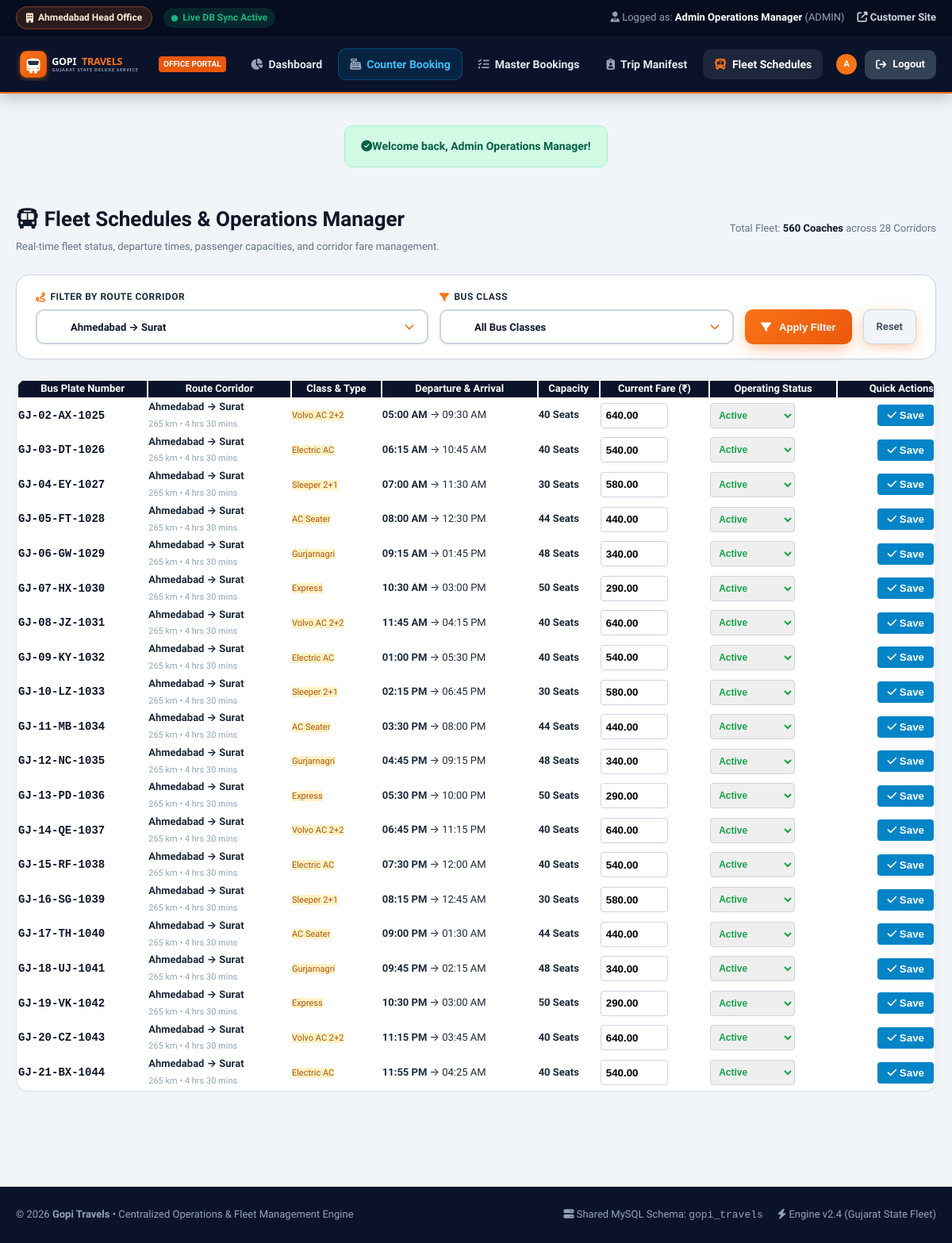
The app's page /admin/buses.php?route_id=1 (signed in) with its own data.
### tables this page shows
CREATE TABLE `buses` (
  `id` INT AUTO_INCREMENT PRIMARY KEY,
  `bus_number` VARCHAR(30) NOT NULL UNIQUE,
  `route_id` INT NOT NULL,
  `bus_class` ENUM('Express', 'Gurjarnagri', 'Sleeper 2+1', 'AC Seater', 'Volvo AC 2+2', 'Electric AC') NOT NULL,
  `total_seats` INT NOT NULL DEFAULT 40,
  `fare` DECIMAL(10, 2) NOT NULL,
  `departure_time` TIME NOT NULL,
  `arrival_time` TIME NOT NULL,
  `is_ac` TINYINT(1) DEFAULT 0,
  `is_sleeper` TINYINT(1) DEFAULT 0,
  `amenities` TEXT DEFAULT NULL,
  `status` ENUM('Active', 'Maintenance', 'Cancelled') DEFAULT 'Active',
  `created_at` TIMESTAMP DEFAULT CURRENT_TIMESTAMP,
  FOREIGN KEY (`route_id`) REFERENCES `routes`(`id`) ON DELETE CASCADE,
  INDEX (`route_id`),
  INDEX (`bus_class`)
);

CREATE TABLE `routes` (
  `id` INT AUTO_INCREMENT PRIMARY KEY,
  `source_city` VARCHAR(100) NOT NULL,
  `destination_city` VARCHAR(100) NOT NULL,
  `distance_km` INT NOT NULL,
  `estimated_time` VARCHAR(50) NOT NULL,
  `via_cities` VARCHAR(255) DEFAULT NULL,
  `created_at` TIMESTAMP DEFAULT CURRENT_TIMESTAMP,
  INDEX (`source_city`),
  INDEX (`destination_city`)
);

### admin/buses.php (the view, shortened to what this page needs)
<?php
require_once __DIR__ . '/includes/header.php';
$pdo = get_db_connection();
$routeFilter = isset($_GET['route_id']) ? (int)$_GET['route_id'] : 0;
$routes = [];
$buses = [];
if ($pdo) {
    $routesStmt = $pdo->query("SELECT id, source_city, destination_city FROM routes ORDER BY source_city, destination_city");
    $routes = $routesStmt->fetchAll();
    $sql = "SELECT b.*, r.source_city, r.destination_city, r.distance_km, r.estimated_time
            FROM buses b
            JOIN routes r ON b.route_id = r.id
            WHERE 1=1";
    $params = [];
    if ($routeFilter > 0) {
        $sql .= " AND b.route_id = ?";
        $params[] = $routeFilter;
    }
    $sql .= " ORDER BY r.source_city, r.destination_city, b.departure_time ASC LIMIT 100";
    $stmt = $pdo->prepare($sql);
    $stmt->execute($params);
    $buses = $stmt->fetchAll();
}
?>
<div class="container-fluid" style="max-width: 1440px; margin: 30px auto 60px; padding: 0 20px;">
    <div style="display: flex; justify-content: space-between; align-items: center; margin-bottom: 24px;">
        <div>
            <h1 style="font-size: 26px; font-weight: 900; color: #0f172a; margin-bottom: 4px;">
                <i class="fas fa-bus text-primary me-2"></i> Fleet Schedules & Operations Manager
            </h1>
            <p style="color: #64748b; font-size: 13px;">
                Real-time fleet status, departure times, passenger capacities, and corridor fare management.
            </p>
        </div>
        <div style="font-size: 13px; color: #64748b;">
            Total Fleet: <strong style="color:#0f172a;">560 Coaches</strong> across 28 Corridors
        </div>
    </div>
    <div style="background: #ffffff; border: 1px solid #cbd5e1; border-radius: var(--radius-lg); padding: 18px 24px; box-shadow: var(--shadow-sm); margin-bottom: 24px;">
        <form action="buses.php" method="GET" style="display: grid; grid-template-columns: 2fr 1.5fr auto auto; gap: 14px; align-items: end;">
            <div class="form-group-custom">
                <label class="form-label-custom"><i class="fas fa-route"></i> Filter by Route Corridor</label>
                <select name="route_id" class="form-control-custom" style="height: 44px; font-size: 13px;">
                    <?php foreach ($routes as $r): ?>
                        <option value="<?= $r['id']; ?>" <?= $r['id'] === $routeFilter ? 'selected' : ''; ?>>
                            <?= htmlspecialchars($r['source_city']); ?> &rarr; <?= htmlspecialchars($r['destination_city']); ?>
                        </option>
                    <?php endforeach; ?>
                </select>
            </div>
            <div class="form-group-custom">
                <label class="form-label-custom"><i class="fas fa-filter"></i> Bus Class</label>
                <select name="class" class="form-control-custom" style="height: 44px; font-size: 13px;">
                    <option value="">All Bus Classes</option>
                </select>
            </div>
            <button type="submit" class="btn-search-bus" style="height: 44px; padding: 0 20px; font-size: 13px;">
                <i class="fas fa-filter me-1"></i> Apply Filter
            </button>
            <a href="buses.php" class="btn-nav-primary" style="background:#f1f5f9; color:#475569; border:1px solid #cbd5e1; height:44px; display:inline-flex; align-items:center; padding:0 16px; font-size:13px;">
                Reset
            </a>
        </form>
    </div>
    <div style="background: #ffffff; border: 1px solid #e2e8f0; border-radius: var(--radius-lg); box-shadow: var(--shadow-sm); overflow: hidden;">
        <div style="overflow-x: auto;">
            <table class="table-custom" style="width: 100%; font-size: 13px;">
                <thead>
                    <tr style="background: #0b132b; color: #ffffff;">
                        <th>Bus Plate Number</th>
                        <th>Route Corridor</th>
                        <th>Class & Type</th>
                        <th>Departure & Arrival</th>
                        <th>Capacity</th>
                        <th>Current Fare (₹)</th>
                        <th>Operating Status</th>
                        <th style="text-align: right;">Quick Actions</th>
                    </tr>
                </thead>
                <tbody>
                    <?php if (empty($buses)): ?>
                        <tr>
                            <td colspan="8" style="text-align: center; padding: 30px; color: #94a3b8;">
                                No buses found matching the selected filter.
                            </td>
                        </tr>
                    <?php else: ?>
                        <?php foreach ($buses as $bus): ?>
                            <tr>
                                <td>
                                    <strong style="color: #0f172a; font-family: monospace; font-size: 14px;"><?= htmlspecialchars($bus['bus_number']); ?></strong>
                                </td>
                                <td>
                                    <strong><?= htmlspecialchars($bus['source_city']); ?> &rarr; <?= htmlspecialchars($bus['destination_city']); ?></strong><br>
                                    <span style="font-size: 11px; color: #94a3b8;"><?= $bus['distance_km']; ?> km &bull; <?= $bus['estimated_time']; ?></span>
                                </td>
                                <td>
                                    <span class="badge badge-express" style="font-size: 11px;"><?= htmlspecialchars($bus['bus_class']); ?></span>
                                </td>
                                <td>
                                    <strong><?= date('h:i A', strtotime($bus['departure_time'])); ?></strong> &rarr; <?= date('h:i A', strtotime($bus['arrival_time'])); ?>
                                </td>
                                <td>
                                    <strong><?= $bus['total_seats']; ?> Seats</strong>
                                </td>
                                <form action="buses.php" method="POST">
                                    <td>
                                        <input type="number" name="fare" value="<?= $bus['fare']; ?>" step="5" min="50" style="width: 85px; height: 32px; padding: 2px 6px; border: 1px solid #cbd5e1; border-radius: 4px; font-weight: 700;">
                                    </td>
                                    <td>
                                        <select name="status" style="height: 32px; padding: 2px 6px; border: 1px solid #cbd5e1; border-radius: 4px; font-size: 12px; font-weight: 700; <?= $bus['status'] === 'Active' ? 'color:#16a34a;' : ($bus['status'] === 'Maintenance' ? 'color:#d97706;' : 'color:#dc2626;'); ?>">
                                            <option value="Active" <?= $bus['status'] === 'Active' ? 'selected' : ''; ?>>Active</option>
                                        </select>
                                    </td>
                                    <td style="text-align: right;">
                                        <button type="submit" name="update_bus_status" value="1" class="btn-sm" style="background:#0284c7; color:#fff; border:none; padding:6px 12px; border-radius:4px; font-weight:700; cursor:pointer;" title="Save Status & Fare">
                                            <i class="fas fa-check me-1"></i> Save
                                        </button>
                                    </td>
                                </form>
                            </tr>
                        <?php endforeach; ?>
                    <?php endif; ?>
                </tbody>
            </table>
        </div>
    </div>
</div>
<?php require_once __DIR__ . '/includes/footer.php'; ?>

### assets/css/style.css (style rules this page uses)
:root { --primary: #f97316; --primary-dark: #ea580c; --primary-light: #ffedd5; --secondary: #0b132b; --secondary-light: #1c2541; --accent: #10b981; --accent-gold: #f59e0b; --accent-red: #ef4444; --accent-pink: #ec4899; --accent-blue: #0284c7; --accent-purple: #8b5cf6; --bg-main: #f8fafc; --bg-card: #ffffff; --bg-dark: #0f172a; --bg-dark-card: #1e293b; --text-main: #1e293b; --text-muted: #64748b; --text-light: #f8fafc; --text-dark: #0f172a; --border-light: #e2e8f0; --border-dark: rgba(255, 255, 255, 0.1); --shadow-sm: 0 1px 2px 0 rgba(0, 0, 0, 0.05); --shadow-md: 0 4px 6px -1px rgba(0, 0, 0, 0.1), 0 2px 4px -1px rgba(0, 0, 0, 0.06); --shadow-lg: 0 10px 15px -3px rgba(0, 0, 0, 0.1), 0 4px 6px -2px rgba(0, 0, 0, 0.05); --shadow-xl: 0 20px 25px -5px rgba(0, 0, 0, 0.1), 0 10px 10px -5px rgba(0, 0, 0, 0.04); --shadow-glow: 0 0 20px rgba(249, 115, 22, 0.35); --radius-sm: 6px; --radius-md: 10px; --radius-lg: 16px; --radius-xl: 24px; --radius-full: 9999px; --font-main: 'Plus Jakarta Sans', -apple-system, BlinkMacSystemFont, 'Segoe UI', Roboto, sans-serif; --transition-fast: all 0.2s cubic-bezier(0.4, 0, 0.2, 1); --transition-normal: all 0.3s cubic-bezier(0.4, 0, 0.2, 1); --transition-slow: all 0.5s cubic-bezier(0.4, 0, 0.2, 1); }
*, *::before, *::after { box-sizing: border-box; margin: 0; padding: 0; }
html { scroll-behavior: smooth; }
body { font-family: var(--font-main); background-color: var(--bg-main); color: var(--text-main); line-height: 1.6; overflow-x: hidden; min-height: 100vh; display: flex; flex-direction: column; }
a { color: inherit; text-decoration: none; transition: var(--transition-fast); }
.container-fluid { width: 100%; padding: 0 20px; }
.btn-nav-primary { background: linear-gradient(135deg, var(--primary), var(--primary-dark)); color: #ffffff; font-weight: 700; font-size: 14px; padding: 10px 18px; border-radius: var(--radius-md); display: inline-flex; align-items: center; gap: 8px; border: none; cursor: pointer; box-shadow: 0 4px 14px rgba(249, 115, 22, 0.35); transition: var(--transition-fast); }
.form-group-custom { display: flex; flex-direction: column; gap: 6px; text-align: left; position: relative; }
.form-label-custom { font-size: 12px; font-weight: 800; color: #1e293b; text-transform: uppercase; letter-spacing: 0.5px; display: flex; align-items: center; gap: 6px; }
.form-label-custom i { color: var(--primary); }
.form-control-custom { width: 100%; height: 52px; padding: 10px 14px 10px 42px; border: 2px solid #cbd5e1; border-radius: var(--radius-md); font-size: 15px; font-weight: 700; color: #0f172a; background-color: #ffffff; transition: var(--transition-fast); font-family: inherit; box-shadow: 0 1px 3px rgba(0, 0, 0, 0.05); }
select.form-control-custom { cursor: pointer; appearance: none; -webkit-appearance: none; -moz-appearance: none; background-repeat: no-repeat; background-position: right 14px center; background-size: 16px; padding-right: 38px; }
.btn-search-bus { height: 52px; background: linear-gradient(135deg, var(--primary), var(--primary-dark)); color: #ffffff; font-size: 16px; font-weight: 800; padding: 0 28px; border-radius: var(--radius-md); border: none; cursor: pointer; display: flex; align-items: center; justify-content: center; gap: 10px; box-shadow: 0 8px 20px -4px rgba(249, 115, 22, 0.5); transition: var(--transition-normal); white-space: nowrap; }
.badge-express { background: #fef3c7; color: #b45309; }

### records on screen
buses: bus_number "GJ-02-AX-1025", route.source_city "Ahmedabad", route.destination_city "Surat", route.distance_km "265", route.estimated_time "4 hrs 30 mins", bus_class "Volvo AC 2+2", departure_time "05:00 AM", arrival_time "09:30 AM", total_seats "40", fare "640.00", status "Active"
buses: bus_number "GJ-03-DT-1026", route.source_city "Ahmedabad", route.destination_city "Surat", route.distance_km "265", route.estimated_time "4 hrs 30 mins", bus_class "Electric AC", departure_time "06:15 AM", arrival_time "10:45 AM", total_seats "40", fare "540.00", status "Active"
buses: bus_number "GJ-04-EY-1027", route.source_city "Ahmedabad", route.destination_city "Surat", route.distance_km "265", route.estimated_time "4 hrs 30 mins", bus_class "Sleeper 2+1", departure_time "07:00 AM", arrival_time "11:30 AM", total_seats "30", fare "580.00", status "Active"
buses: bus_number "GJ-05-FT-1028", route.source_city "Ahmedabad", route.destination_city "Surat", route.distance_km "265", route.estimated_time "4 hrs 30 mins", bus_class "AC Seater", departure_time "08:00 AM", arrival_time "12:30 PM", total_seats "44", fare "440.00", status "Active"
buses: bus_number "GJ-06-GW-1029", route.source_city "Ahmedabad", route.destination_city "Surat", route.distance_km "265", route.estimated_time "4 hrs 30 mins", bus_class "Gurjarnagri", departure_time "09:15 AM", arrival_time "01:45 PM", total_seats "48", fare "340.00", status "Active"
buses: bus_number "GJ-07-HX-1030", route.source_city "Ahmedabad", route.destination_city "Surat", route.distance_km "265", route.estimated_time "4 hrs 30 mins", bus_class "Express", departure_time "10:30 AM", arrival_time "03:00 PM", total_seats "50", fare "290.00", status "Active"
buses: bus_number "GJ-08-JZ-1031", route.source_city "Ahmedabad", route.destination_city "Surat", route.distance_km "265", route.estimated_time "4 hrs 30 mins", bus_class "Volvo AC 2+2", departure_time "11:45 AM", arrival_time "04:15 PM", total_seats "40", fare "640.00", status "Active"
buses: bus_number "GJ-09-KY-1032", route.source_city "Ahmedabad", route.destination_city "Surat", route.distance_km "265", route.estimated_time "4 hrs 30 mins", bus_class "Electric AC", departure_time "01:00 PM", arrival_time "05:30 PM", total_seats "40", fare "540.00", status "Active"
buses: bus_number "GJ-10-LZ-1033", route.source_city "Ahmedabad", route.destination_city "Surat", route.distance_km "265", route.estimated_time "4 hrs 30 mins", bus_class "Sleeper 2+1", departure_time "02:15 PM", arrival_time "06:45 PM", total_seats "30", fare "580.00", status "Active"
buses: bus_number "GJ-11-MB-1034", route.source_city "Ahmedabad", route.destination_city "Surat", route.distance_km "265", route.estimated_time "4 hrs 30 mins", bus_class "AC Seater", departure_time "03:30 PM", arrival_time "08:00 PM", total_seats "44", fare "440.00", status "Active"
buses: bus_number "GJ-12-NC-1035", route.source_city "Ahmedabad", route.destination_city "Surat", route.distance_km "265", route.estimated_time "4 hrs 30 mins", bus_class "Gurjarnagri", departure_time "04:45 PM", arrival_time "09:15 PM", total_seats "48", fare "340.00", status "Active"
buses: bus_number "GJ-13-PD-1036", route.source_city "Ahmedabad", route.destination_city "Surat", route.distance_km "265", route.estimated_time "4 hrs 30 mins", bus_class "Express", departure_time "05:30 PM", arrival_time "10:00 PM", total_seats "50", fare "290.00", status "Active"
buses: bus_number "GJ-14-QE-1037", route.source_city "Ahmedabad", route.destination_city "Surat", route.distance_km "265", route.estimated_time "4 hrs 30 mins", bus_class "Volvo AC 2+2", departure_time "06:45 PM", arrival_time "11:15 PM", total_seats "40", fare "640.00", status "Active"
buses: bus_number "GJ-15-RF-1038", route.source_city "Ahmedabad", route.destination_city "Surat", route.distance_km "265", route.estimated_time "4 hrs 30 mins", bus_class "Electric AC", departure_time "07:30 PM", arrival_time "12:00 AM", total_seats "40", fare "540.00", status "Active"
buses: bus_number "GJ-16-SG-1039", route.source_city "Ahmedabad", route.destination_city "Surat", route.distance_km "265", route.estimated_time "4 hrs 30 mins", bus_class "Sleeper 2+1", departure_time "08:15 PM", arrival_time "12:45 AM", total_seats "30", fare "580.00", status "Active"
buses: bus_number "GJ-17-TH-1040", route.source_city "Ahmedabad", route.destination_city "Surat", route.distance_km "265", route.estimated_time "4 hrs 30 mins", bus_class "AC Seater", departure_time "09:00 PM", arrival_time "01:30 AM", total_seats "44", fare "440.00", status "Active"
buses: bus_number "GJ-18-UJ-1041", route.source_city "Ahmedabad", route.destination_city "Surat", route.distance_km "265", route.estimated_time "4 hrs 30 mins", bus_class "Gurjarnagri", departure_time "09:45 PM", arrival_time "02:15 AM", total_seats "48", fare "340.00", status "Active"
buses: bus_number "GJ-19-VK-1042", route.source_city "Ahmedabad", route.destination_city "Surat", route.distance_km "265", route.estimated_time "4 hrs 30 mins", bus_class "Express", departure_time "10:30 PM", arrival_time "03:00 AM", total_seats "50", fare "290.00", status "Active"
buses: bus_number "GJ-20-CZ-1043", route.source_city "Ahmedabad", route.destination_city "Surat", route.distance_km "265", route.estimated_time "4 hrs 30 mins", bus_class "Volvo AC 2+2", departure_time "11:15 PM", arrival_time "03:45 AM", total_seats "40", fare "640.00", status "Active"
buses: bus_number "GJ-21-BX-1044", route.source_city "Ahmedabad", route.destination_city "Surat", route.distance_km "265", route.estimated_time "4 hrs 30 mins", bus_class "Electric AC", departure_time "11:55 PM", arrival_time "04:25 AM", total_seats "40", fare "540.00", status "Active"

### other values on screen
$staffUser['branch_office'] "Ahmedabad Head Office"
$staffUser['name'] "Admin Operations Manager"
$staffUser['role'] "ADMIN"
substr($staffUser['name'], 0, 1) "A"
$msg "Welcome back, Admin Operations Manager!"
form field route_id "Ahmedabad → Surat"
